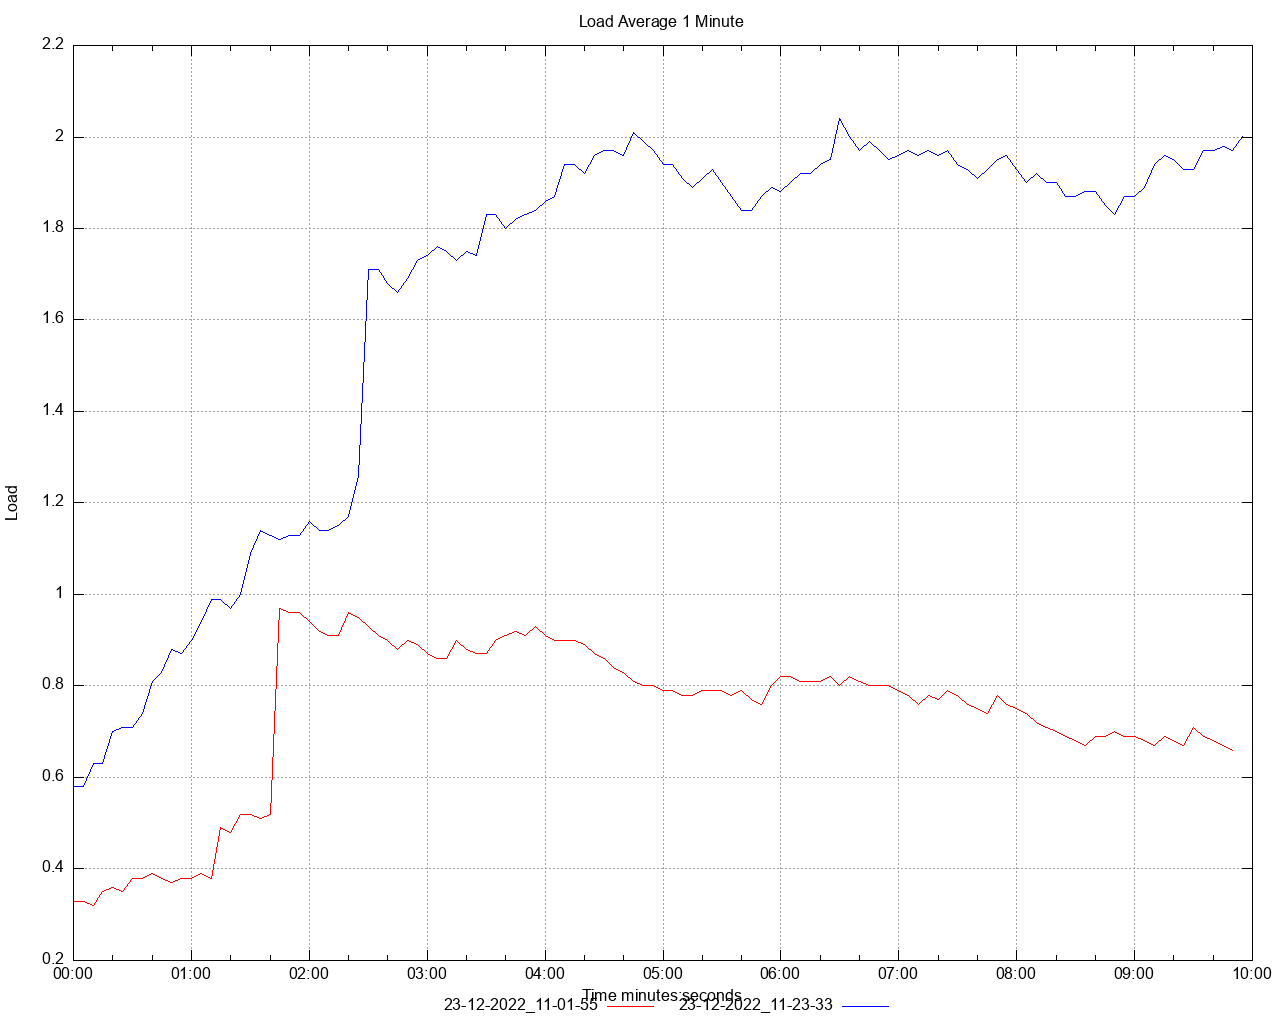

Write gnuplot code to recreate this figure.
set title 'Load Average 1 Minute' noenhanced
set style data lines
set datafile separator ","
set terminal png size 1280,1024
set grid
set key below
set xdata time
set timefmt "%s"
offset = 0
t0(x)=(offset=($0==0) ? x : offset, x - offset)
set xlabel 'Time minutes:seconds'
set ylabel 'Load'
set output '/Users/ahmet.mircik/Workspace/python/hazelcast-simulator/offload-benchmarks/report/dstat/load_average_1m_A1.png'
plot \
   '/Users/ahmet.mircik/Workspace/python/hazelcast-simulator/offload-benchmarks/report/data/load_average_1m_A1_1.data' using (t0(timecolumn(1))):2 title "23-12-2022_11-01-55" noenhanced lt rgb "red", \
   '/Users/ahmet.mircik/Workspace/python/hazelcast-simulator/offload-benchmarks/report/data/load_average_1m_A1_2.data' using (t0(timecolumn(1))):2 title "23-12-2022_11-23-33" noenhanced lt rgb "blue", \
